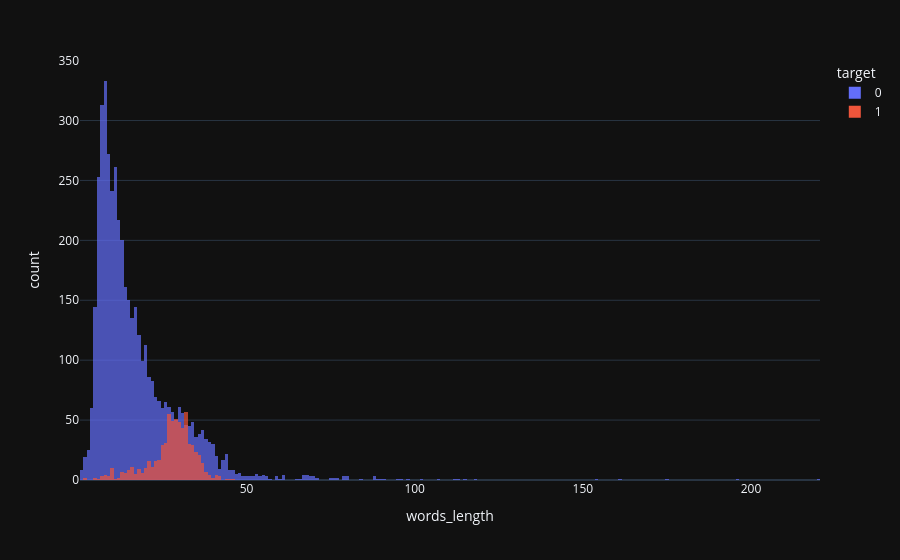

The notebook cell this image was saved under:
### Code cell
px.histogram(df,x='words_length', color='target', barmode='overlay', opacity=0.7)

### Figure 1 — Plotly figure (JSON) as saved in the notebook; plotly's stock layout.template omitted (floating-point values rounded to 4 significant figures; data arrays with more than 128 entries replaced by an {"elided": "..."} marker saying what was removed)
{"data": [{"bingroup": "x", "hovertemplate": "target=0<br>words_length=%{x}<br>count=%{y}<extra></extra>", "legendgroup": "0", "marker": {"color": "#636efa", "opacity": 0.7, "pattern": {"shape": ""}}, "name": "0", "orientation": "v", "showlegend": true, "x": {"elided": "4516 int values"}, "xaxis": "x", "yaxis": "y", "type": "histogram"}, {"bingroup": "x", "hovertemplate": "target=1<br>words_length=%{x}<br>count=%{y}<extra></extra>", "legendgroup": "1", "marker": {"color": "#EF553B", "opacity": 0.7, "pattern": {"shape": ""}}, "name": "1", "orientation": "v", "showlegend": true, "x": {"elided": "653 int values"}, "xaxis": "x", "yaxis": "y", "type": "histogram"}], "layout": {"xaxis": {"anchor": "y", "domain": [0.0, 1.0], "title": {"text": "words_length"}}, "yaxis": {"anchor": "x", "domain": [0.0, 1.0], "title": {"text": "count"}}, "legend": {"title": {"text": "target"}, "tracegroupgap": 0}, "margin": {"t": 60}, "barmode": "overlay"}}
